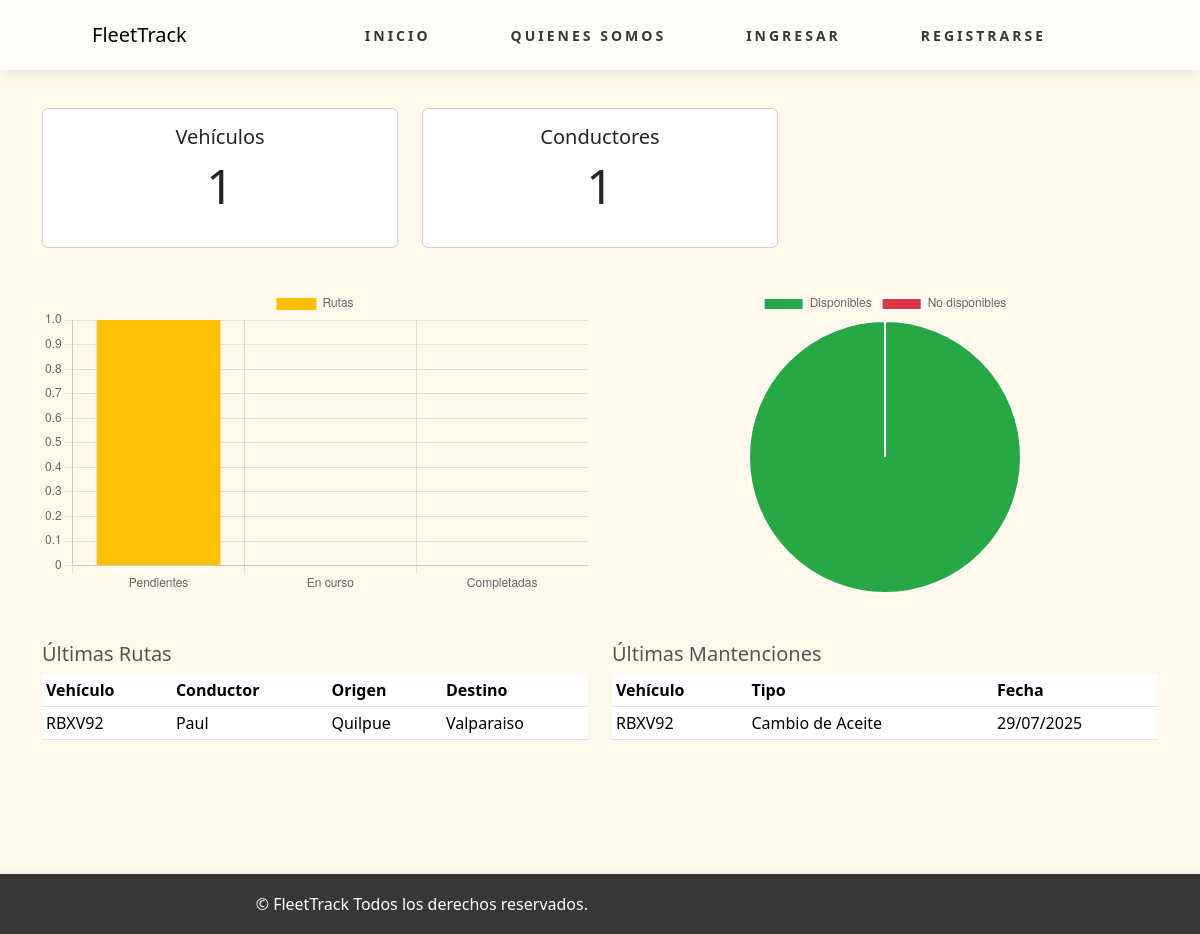
/dashboard/, run on the app's committed database.
### flotaApp/models.py (models this page shows, shortened)
class Ruta(models.Model):
    ESTADO_CHOICES = [
        ('PENDIENTE', 'Pendiente'),
        ('EN_CURSO', 'En Curso'),
        ('COMPLETADA', 'Completada'),
        ('CANCELADA', 'Cancelada'),
    ]
    vehiculo = models.ForeignKey(
        Vehiculo,
        on_delete=models.CASCADE,
        verbose_name="Vehículo"
    )
    conductor = models.ForeignKey(
        Conductor,
        on_delete=models.CASCADE,
        verbose_name="Conductor"
    )
    origen = models.CharField(
        max_length=255,
        verbose_name="Origen"
    )
    destino = models.CharField(
        max_length=255,
        verbose_name="Destino"
    )
    fecha_asignacion = models.DateTimeField(
        auto_now_add=True,
        verbose_name="Fecha de Asignación"
    )
    fecha_inicio = models.DateTimeField(
        blank=True,
        null=True,
        verbose_name="Fecha de Inicio"
    )
    fecha_fin = models.DateTimeField(
        blank=True,
        null=True,
        verbose_name="Fecha de Fin"
    )
    estado = models.CharField(
        max_length=15,
        choices=ESTADO_CHOICES,
        default='PENDIENTE',
        verbose_name="Estado"
    )
    class Meta:
        verbose_name = "Ruta"
        verbose_name_plural = "Rutas"
        ordering = ['-fecha_asignacion']

class Vehiculo(models.Model):
    ESTADO_CHOICES = [
        ('DISPONIBLE', 'Disponible'),
        ('NO_DISPONIBLE', 'No Disponible'),
    ]
    patente = models.CharField(
        max_length=10,
        unique=True,
        verbose_name="Patente"
    )
    marca = models.CharField(
        max_length=50,
        verbose_name="Marca"
    )
    modelo = models.CharField(
        max_length=50,
        verbose_name="Modelo"
    )
    año = models.IntegerField(
        verbose_name="Año"
    )
    kilometraje = models.IntegerField(
        default=0,
        verbose_name="Kilometraje"
    )
    estado = models.CharField(
        max_length=15,
        choices=ESTADO_CHOICES,
        default='DISPONIBLE',
        verbose_name="Estado"
    )
    class Meta:
        verbose_name = "Vehículo"
        verbose_name_plural = "Vehículos"
        ordering = ['patente']

class Conductor(models.Model):
    ESTADO_CHOICES = [
        ('DISPONIBLE', 'Disponible'),
        ('NO_DISPONIBLE', 'No Disponible'),
    ]
    nombre = models.CharField(
        max_length=50,
        verbose_name="Nombre"
    )
    apellido = models.CharField(
        max_length=50,
        verbose_name="Apellido"
    )
    rut = models.CharField(
        max_length=12,
        unique=True,
        verbose_name="RUT"
    )
    email = models.EmailField(
        unique=True,
        verbose_name="Email"
    )
    documentos = models.TextField(
        blank=True,
        null=True,
        verbose_name="Documentos"
    )
    estado = models.CharField(
        max_length=15,
        choices=ESTADO_CHOICES,
        default='DISPONIBLE',
        verbose_name="Estado"
    )
    class Meta:
        verbose_name = "Conductor"
        verbose_name_plural = "Conductores"
        ordering = ['apellido', 'nombre']

class Mantencion(models.Model):
    TIPO_CHOICES = [
        ('PREVENTIVO', 'Mantenimiento Preventivo'),
        ('CORRECTIVO', 'Mantenimiento Correctivo'),
        ('REVISION_TECNICA', 'Revisión Técnica'),
        ('CAMBIO_ACEITE', 'Cambio de Aceite'),
        ('CAMBIO_NEUMATICOS', 'Cambio de Neumáticos'),
        ('CAMBIO_FRENOS', 'Cambio de Frenos'),
        ('REPARACION_MOTOR', 'Reparación de Motor'),
        ('REPARACION_TRANSMISION', 'Reparación de Transmisión'),
        ('OTROS', 'Otros'),
    ]
    ESTADO_CHOICES = [
        ('PROGRAMADO', 'Programado'),
        ('EN_PROCESO', 'En Proceso'),
        ('COMPLETADO', 'Completado'),
        ('CANCELADO', 'Cancelado'),
    ]
    vehiculo = models.ForeignKey(
        Vehiculo,
        on_delete=models.CASCADE,
        verbose_name="Vehículo"
    )
    conductor = models.ForeignKey(
        Conductor,
        on_delete=models.CASCADE,
        verbose_name="Conductor Responsable"
    )
    fecha_hora = models.DateTimeField(
        verbose_name="Fecha y Hora"
    )
    tipo_mantenimiento = models.CharField(
        max_length=25,
        choices=TIPO_CHOICES,
        verbose_name="Tipo de Mantenimiento"
    )
    taller = models.CharField(
        max_length=255,
        verbose_name="Taller"
    )
    costo = models.DecimalField(
        max_digits=10,
        decimal_places=2,
        verbose_name="Costo (CLP)"
    )
    descripcion = models.TextField(
        blank=True,
        null=True,
        verbose_name="Descripción Detallada"
    )
    estado = models.CharField(
        max_length=15,
        choices=ESTADO_CHOICES,
        default='PROGRAMADO',
        verbose_name="Estado"
    )
    fecha_registro = models.DateTimeField(
        auto_now_add=True,
        verbose_name="Fecha de Registro"
    )
    fecha_actualizacion = models.DateTimeField(
        auto_now=True,
        verbose_name="Última Actualización"
    )
    class Meta:
        verbose_name = "Mantención"
        verbose_name_plural = "Mantenciones"
        ordering = ['-fecha_hora']

### flotaApp/views.py (the view)
# urls.py: path('dashboard/', dashboard, name='dashboard'),
def dashboard(request):
    vehiculos_count = Vehiculo.objects.count()
    conductores_count = Conductor.objects.count()
    pendientes = Ruta.objects.filter(estado='PENDIENTE').count()
    en_curso = Ruta.objects.filter(estado='EN_CURSO').count()
    completadas = Ruta.objects.filter(estado='COMPLETADA').count()
    vehiculos_disponibles = Vehiculo.objects.filter(estado='DISPONIBLE').count()
    vehiculos_no_disponibles = Vehiculo.objects.filter(estado='NO_DISPONIBLE').count()
    ultimas_rutas = Ruta.objects.all().order_by('-fecha_asignacion')[:5]
    ultimas_mantenciones = Mantencion.objects.all().order_by('-fecha_hora')[:5]
    context = {
        'vehiculos_count': vehiculos_count,
        'conductores_count': conductores_count,
        'pendientes': pendientes,
        'en_curso': en_curso,
        'completadas': completadas,
        'vehiculos_disponibles': vehiculos_disponibles,
        'vehiculos_no_disponibles': vehiculos_no_disponibles,
        'ultimas_rutas': ultimas_rutas,
        'ultimas_mantenciones': ultimas_mantenciones,
    }
    return render(request, 'app/dashboard.html', context)

### flotaApp/context_processors.py (called while the page is built)
def notificaciones(request):
    if request.user.is_authenticated:
        count = Notificacion.objects.filter(usuario=request.user, leido=False).count()
    else:
        count = 0
    return {'notificaciones_no_leidas': count}

### flotaApp/templates/app/dashboard.html (shortened to what this page needs)
{% extends 'app/base.html' %}
{% load static %}
{% block content %}
<section class="seccion bg-gray min-vh-100">
    <section class="py-5">
        <div class="container">
            <div class="row mb-4">
                <div class="col-md-6 col-lg-4 mb-3">
                    <div class="card text-center">
                        <div class="card-body">
                            <h5 class="card-title">Vehículos</h5>
                            <p class="display-5">{{ vehiculos_count }}</p>
                        </div>
                    </div>
                </div>
                <div class="col-md-6 col-lg-4 mb-3">
                    <div class="card text-center">
                        <div class="card-body">
                            <h5 class="card-title">Conductores</h5>
                            <p class="display-5">{{ conductores_count }}</p>
                        </div>
                    </div>
                </div>
            </div>
            <div class="row">
                <div class="col-12 col-lg-6 mb-4">
                    <canvas id="rutasChart" height="300"></canvas>
                </div>
                <div class="col-12 col-lg-6 mb-4">
                    <canvas id="vehiculosChart" height="300"></canvas>
                </div>
            </div>
            <div class="row mt-4">
                <div class="col-md-6">
                    <h5>Últimas Rutas</h5>
                    <table class="table table-sm">
                        <thead>
                            <tr>
                                <th>Vehículo</th><th>Conductor</th><th>Origen</th><th>Destino</th>
                            </tr>
                        </thead>
                        <tbody>
                            {% for r in ultimas_rutas %}
                            <tr>
                                <td>{{ r.vehiculo.patente }}</td>
                                <td>{{ r.conductor.nombre }}</td>
                                <td>{{ r.origen }}</td>
                                <td>{{ r.destino }}</td>
                            </tr>
                            {% empty %}
                            <tr><td colspan="4">No hay rutas recientes</td></tr>
                            {% endfor %}
                        </tbody>
                    </table>
                </div>
                <div class="col-md-6">
                    <h5>Últimas Mantenciones</h5>
                    <table class="table table-sm">
                        <thead>
                            <tr>
                                <th>Vehículo</th><th>Tipo</th><th>Fecha</th>
                            </tr>
                        </thead>
                        <tbody>
                            {% for m in ultimas_mantenciones %}
                            <tr>
                                <td>{{ m.vehiculo.patente }}</td>
                                <td>{{ m.get_tipo_mantenimiento_display }}</td>
                                <td>{{ m.fecha_hora|date:"d/m/Y" }}</td>
                            </tr>
                            {% empty %}
                            <tr><td colspan="3">No hay mantenciones recientes</td></tr>
                            {% endfor %}
                        </tbody>
                    </table>
                </div>
            </div>
        </div>
    </section>
</section>
<script>
const ctx = document.getElementById('rutasChart').getContext('2d');
new Chart(ctx, {
    type: 'bar',
    data: {
        labels: ['Pendientes', 'En curso', 'Completadas'],
        datasets: [{
            label: 'Rutas',
            data: [{{ pendientes }}, {{ en_curso }}, {{ completadas }}],
            backgroundColor: ['#ffc107', '#17a2b8', '#28a745']
        }]
    },
    options: {
        responsive: true,
        maintainAspectRatio: false
    }
});
const ctxVeh = document.getElementById('vehiculosChart').getContext('2d');
new Chart(ctxVeh, {
    type: 'pie',
    data: {
        labels: ['Disponibles', 'No disponibles'],
        datasets: [{
            data: [{{ vehiculos_disponibles }}, {{ vehiculos_no_disponibles }}],
            backgroundColor: ['#28a745', '#dc3545']
        }]
    },
    options: {
        responsive: true,
        maintainAspectRatio: false
    }
});
</script>
{% endblock %}

### flotaApp/static/styles.css (style rules this page uses)
:root { --dark-color:#373737; --primary-color: #FF651C; }
body { font-weight: 400; color: #555; }
.seccion { padding-top: 60px; padding-bottom: 70px; }
.bg-gray { background-color: rgba(254,196,72,0.1); }

### data on the page
Ruta: vehiculo.patente "RBXV92", conductor.nombre "Paul", origen "Quilpue", destino "Valparaiso"
Mantencion: vehiculo.patente "RBXV92", tipo_mantenimiento "Cambio de Aceite", fecha_hora "29/07/2025"

### other printed values
{{ vehiculos_count }} "1"
{{ conductores_count }} "1"
chart data {{ pendientes }} 1
chart data {{ en_curso }} 0
chart data {{ completadas }} 0
